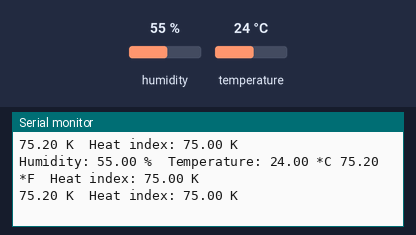
The sketch below on a simulated Arduino Uno, built with avr-gcc and run on an emulated ATmega328P. Parts: the last lines printed to the serial monitor. The test bench sets the inputs (shaded band); at power-on: humidity 55 %, temperature 24 °C.

Above: at 4.8 s.
4.9 s: humidity set to 22 %
At 6.6 s:
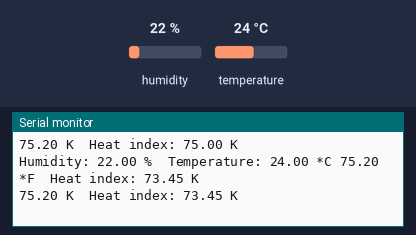
7.9 s: temperature set to 41 °C
At 9.1 s:
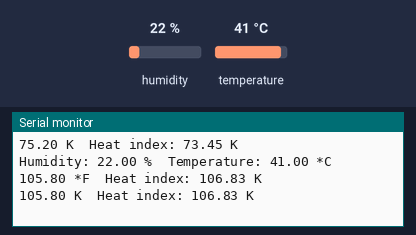
14.4 s: humidity set to 40 %
At 15.9 s:
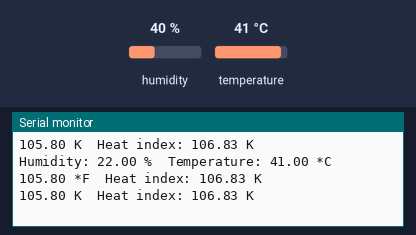
Timing chart, 0 to 17.4 s (numbered marks = the images above; inputs shaded):
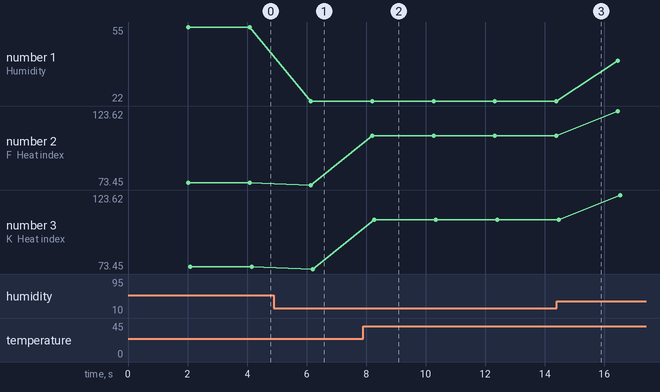

The sketch:

Temperature_sensor.ino
```cpp
// Example testing sketch for various DHT humidity/temperature sensors

#include "DHT.h"

#define DHTPIN 2     // what pin we're connected to

// Uncomment whatever type you're using!
#define DHTTYPE DHT11   // DHT 11

// Initialize DHT sensor for normal 16mhz Arduino
DHT dht(DHTPIN, DHTTYPE);

void setup() {
  Serial.begin(9600);
  Serial.println("DHTxx test!");

  dht.begin();
}

void loop() {
  // Wait a few seconds between measurements.
  delay(2000);

  // Reading temperature or humidity takes about 250 milliseconds!
  // Sensor readings may also be up to 2 seconds 'old' (its a very slow sensor)
  float h = dht.readHumidity();
  // Read temperature as Celsius
  float t = dht.readTemperature();
  // Read temperature as Fahrenheit
  float f = dht.readTemperature(true);
  // Read temperature as Fahrenheit
  float k = dht.readTemperature(true);
  // Check if any reads failed and exit early (to try again).
  if (isnan(h) || isnan(t) || isnan(f) || isnan(k)){
    Serial.println("Failed to read from DHT sensor!");
    return;
  }

  // Compute heat index
  // Must send in temp in Fahrenheit!
  float hi = dht.computeHeatIndex(f, h);

  Serial.print("Humidity: ");
  Serial.print(h);
  Serial.print(" %\t");
  Serial.print("Temperature: ");
  Serial.print(t);
  Serial.print(" *C ");
  Serial.print(f);
  Serial.print(" *F\t");
  Serial.print("Heat index: ");
  Serial.print(hi);
  Serial.println(" K");
  Serial.print(k);
  Serial.print(" K\t");
  Serial.print("Heat index: ");
  Serial.print(hi);
  Serial.println(" K");
}
```

Measured:
- after the input at 4.9 s, the serial monitor: prints a new line after 1.2 s (image 1)
- after the input at 7.9 s, the serial monitor: prints a new line after 0.30 s (image 2)
- plotted number 1: 55 → 22 after the input at 4.9 s, 22 → 40 after the input at 14.4 s
- plotted number 2: 75 → 73.45 after the input at 4.9 s, 73.45 → 106.83 after the input at 7.9 s, 106.83 → 123.62 after the input at 14.4 s
- plotted number 3: 75 → 73.45 after the input at 4.9 s, 73.45 → 106.83 after the input at 7.9 s, 106.83 → 123.62 after the input at 14.4 s
